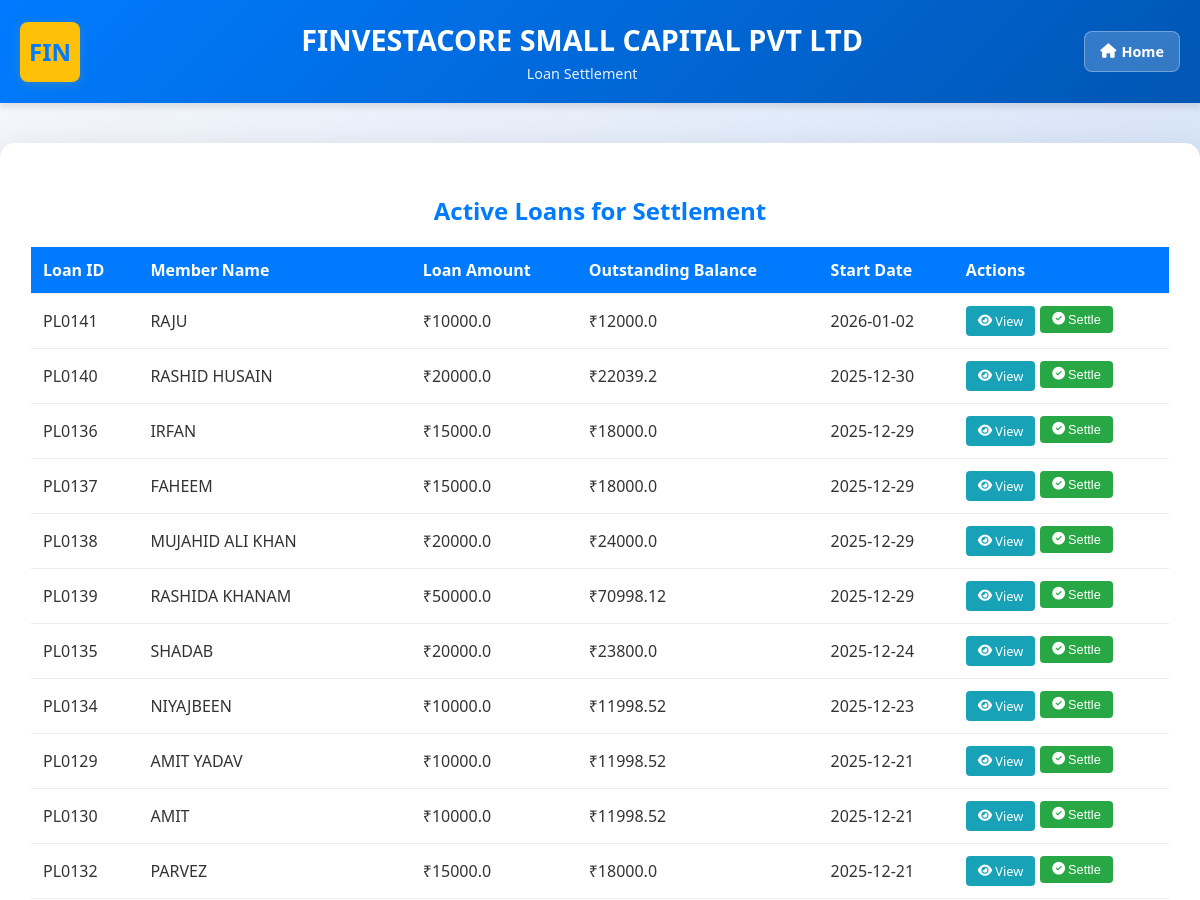
The app's page /loan_settlement (upper part), older data.
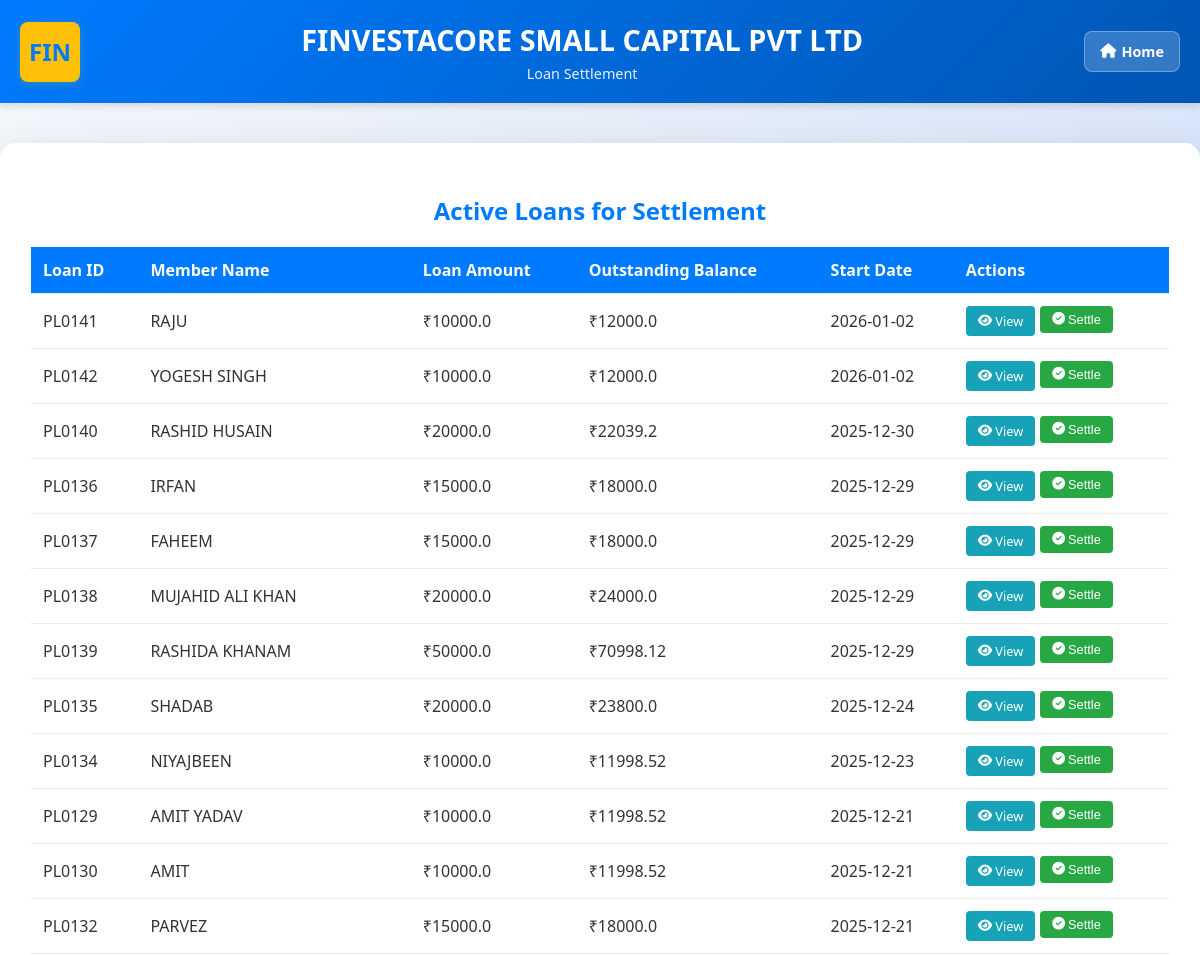
The same page, newer data.
### tables this page shows
CREATE TABLE loans (
                loan_id TEXT PRIMARY KEY,
                member_id TEXT,
                loan_type TEXT,
                amount REAL,
                purpose TEXT,
                tenure_months INTEGER,
                tenure_days INTEGER,
                interest_rate REAL,
                emi REAL,
                repayment_type TEXT,
                guarantor_id TEXT,
                status TEXT DEFAULT 'Pending',
                date_issued TEXT,
                loan_date TEXT,
                payment_mode TEXT,
                ref_id TEXT,
                emi_start_date TEXT,
                emi_end_date TEXT
            , total_paid REAL DEFAULT 0, due_amount REAL, loan_closed_date TEXT, emi_type TEXT);

CREATE TABLE members (
                id TEXT PRIMARY KEY,
                date_joined TEXT,
                full_name TEXT NOT NULL,
                father_name TEXT,
                gender TEXT,
                dob TEXT,
                marital_status TEXT,
                spouse_name TEXT,
                phone_number TEXT UNIQUE NOT NULL,
                address TEXT,
                pincode TEXT,
                district TEXT,
                state TEXT,
                aadhaar TEXT UNIQUE,
                pan TEXT UNIQUE,
                ifsc TEXT,
                account_number TEXT,
                bank_branch TEXT,
                bank_address TEXT,
                guarantor_name TEXT,
                guarantor_mobile TEXT,
                guarantor_address TEXT
            , education TEXT, occupation TEXT, nominee_dob TEXT, nominee_age TEXT, nominee_name TEXT NOT NULL DEFAULT "", nominee_relation TEXT NOT NULL DEFAULT "", guarantor_relation TEXT NOT NULL DEFAULT "");

### app.py (the view)
@app.route('/loan_settlement')
def loan_settlement():
    loans_list = []
    with get_db_connection() as conn:
        cursor = conn.cursor()
        cursor.execute("""
            SELECT l.loan_id, l.amount as loan_amount, l.due_amount as outstanding_balance,
                   l.loan_date as start_date, m.full_name as member_name
            FROM loans l
            JOIN members m ON l.member_id = m.id
            WHERE l.due_amount > 0 AND l.status = 'Active'
            ORDER BY l.loan_date DESC
        """)
        rows = cursor.fetchall()
        for row in rows:
            loans_list.append(dict(row))
    return render_template('loan_settlement.html', loans=loans_list)

### app.py (called while the page is built)
def get_db_connection():
    conn = sqlite3.connect(DB_PATH)
    conn.row_factory = sqlite3.Row # Allows dict-like access
    return conn

### templates/loan_settlement.html (shortened to what this page needs)
<!DOCTYPE html>
<html lang="en">
<head>
    <link rel="stylesheet" href="https://cdnjs.cloudflare.com/ajax/libs/font-awesome/6.4.0/css/all.min.css">
</head>
<body>
    <header>
        <div class="header-left">
            <div class="logo">FIN</div>
        </div>
        <div class="header-center">
            <h1>FINVESTACORE SMALL CAPITAL PVT LTD</h1>
            <p>Loan Settlement</p>
        </div>
        <a href="/" class="home-button" title="Go Home">
            <i class="fas fa-home"></i> Home
        </a>
    </header>
    <div class="container">
        <h2>Active Loans for Settlement</h2>
        {% if loans %}
            <table class="loans-table">
                <thead>
                    <tr>
                        <th>Loan ID</th>
                        <th>Member Name</th>
                        <th>Loan Amount</th>
                        <th>Outstanding Balance</th>
                        <th>Start Date</th>
                        <th>Actions</th>
                    </tr>
                </thead>
                <tbody>
                    {% for loan in loans %}
                    <tr>
                        <td>{{ loan.loan_id }}</td>
                        <td>{{ loan.member_name or 'N/A' }}</td>
                        <td>₹{{ loan.loan_amount or 0 }}</td>
                        <td>₹{{ loan.outstanding_balance or 0 }}</td>
                        <td>{{ loan.start_date or 'N/A' }}</td>
                        <td>
                            <div class="action-buttons">
                                <a href="{{ url_for('view_loan', loan_id=loan.loan_id) }}" class="btn btn-view" title="View Details">
                                    <i class="fas fa-eye"></i> View
                                </a>
                                <form method="POST" action="{{ url_for('settle_loan', loan_id=loan.loan_id) }}" style="display: inline;" onsubmit="return confirm('Are you sure you want to settle Loan {{ loan.loan_id }}?');">
                                    <button type="submit" class="btn btn-settle">
                                        <i class="fas fa-check-circle"></i> Settle
                                    </button>
                                </form>
                            </div>
                        </td>
                    </tr>
                    {% endfor %}
                </tbody>
            </table>
        {% else %}
            <div class="no-loans">
                <p>No active loans available for settlement.</p>
                <a href="{{ url_for('loan_list') }}" class="back-btn">View All Loans</a>
            </div>
        {% endif %}
    </div>
</body>
</html>

### templates/loan_settlement.html (style rules this page uses)
body { font-family: 'Segoe UI', Tahoma, Geneva, Verdana, sans-serif; margin: 0; padding: 0; background: linear-gradient(135deg, #f5f7fa 0%, #3079ee 100%); color: #333; }
header { background: linear-gradient(135deg, #007bff 0%, #0056b3 100%); color: white; padding: 20px; box-shadow: 0 4px 6px rgba(7, 2, 2, 0.1); display: flex; align-items: center; justify-content: space-between; }
.header-left { display: flex; align-items: center; gap: 15px; }
.logo { width: 60px; height: 60px; border-radius: 8px; box-shadow: 0 2px 10px rgba(241, 198, 4, 0.2); background-color: #ffc107; display: flex; align-items: center; justify-content: center; font-size: 1.5em; font-weight: bold; color: #007bff; }
.home-button { background: rgba(255, 255, 255, 0.2); color: white; border: 1px solid rgba(255, 255, 255, 0.3); padding: 10px 15px; border-radius: 8px; cursor: pointer; font-size: 0.9em; font-weight: bold; text-decoration: none; display: inline-flex; align-items: center; gap: 5px; transition: all 0.3s ease; }
.header-center { flex: 1; text-align: center; }
.header-center h1 { margin: 0; font-size: 1.8em; }
.header-center p { margin: 5px 0 0 0; font-size: 0.9em; opacity: 0.9; }
.container { max-width: 1200px; margin: 40px auto; padding: 30px; background: white; border-radius: 15px; box-shadow: 0 8px 32px rgba(0, 0, 0, 0.1); border: 1px solid rgba(255, 255, 255, 0.2); }
h2 { color: #007bff; text-align: center; margin-bottom: 20px; }
.loans-table { width: 100%; border-collapse: collapse; margin-top: 20px; }
.loans-table th, .loans-table td { padding: 12px; text-align: left; border-bottom: 1px solid #e9ecef; }
.loans-table th { background-color: #007bff; color: white; font-weight: bold; }
.action-buttons { display: flex; gap: 5px; flex-wrap: wrap; }
.btn { padding: 6px 12px; border: none; border-radius: 4px; cursor: pointer; font-size: 0.8em; text-decoration: none; display: inline-flex; align-items: center; gap: 3px; transition: all 0.3s ease; }
.btn-settle { background: #28a745; color: white; }
.btn-view { background: #17a2b8; color: white; }

Row changes from the older to the newer data that the page shows:
added loans: loan_id "PL0142", full_name "YOGESH SINGH", amount "10000.0", due_amount "12000.0", loan_date "2026-01-02"
